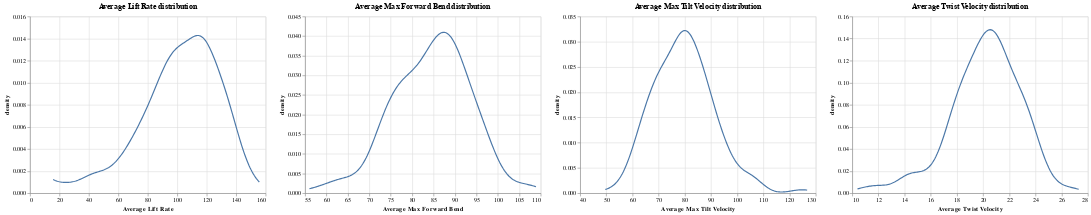

The notebook cell saved with this chart:
### Markdown cell above
## Distributions in baseline scenario

### Code cell
vrs = ['Average Lift Rate', 'Average Max Forward Bend', 'Average Max Tilt Velocity', 'Average Twist Velocity']

charts = []

baseline_melted_df = melted_df[melted_df['Stage'] == 'Baseline']

for v in vrs:  
    c = alt.Chart(baseline_melted_df).transform_density(
        v,         
        as_=['Metric', 'density']
    ).mark_line().encode(
        x=alt.X('Metric:Q', title=v),
        y='density:Q',
        #color='Stage'
    ).properties(title= v + " distribution")
    
    charts.append(c)
    
alt.hconcat(*charts)

### Figure 1 — Vega-Lite specification as saved in the notebook (floating-point values rounded to 4 significant figures; data arrays with more than 128 entries replaced by an {"elided": "..."} marker saying what was removed)
{"config": {"view": {"continuousWidth": 400, "continuousHeight": 300}}, "hconcat": [{"mark": "line", "encoding": {"x": {"field": "Metric", "title": "Average Lift Rate", "type": "quantitative"}, "y": {"field": "density", "type": "quantitative"}}, "title": "Average Lift Rate distribution", "transform": [{"density": "Average Lift Rate", "as": ["Metric", "density"]}]}, {"mark": "line", "encoding": {"x": {"field": "Metric", "title": "Average Max Forward Bend", "type": "quantitative"}, "y": {"field": "density", "type": "quantitative"}}, "title": "Average Max Forward Bend distribution", "transform": [{"density": "Average Max Forward Bend", "as": ["Metric", "density"]}]}, {"mark": "line", "encoding": {"x": {"field": "Metric", "title": "Average Max Tilt Velocity", "type": "quantitative"}, "y": {"field": "density", "type": "quantitative"}}, "title": "Average Max Tilt Velocity distribution", "transform": [{"density": "Average Max Tilt Velocity", "as": ["Metric", "density"]}]}, {"mark": "line", "encoding": {"x": {"field": "Metric", "title": "Average Twist Velocity", "type": "quantitative"}, "y": {"field": "density", "type": "quantitative"}}, "title": "Average Twist Velocity distribution", "transform": [{"density": "Average Twist Velocity", "as": ["Metric", "density"]}]}], "data": {"name": "data-874a1dc75f0d0515944aca73e9a8d868"}, "$schema": "https://vega.github.io/schema/vega-lite/v4.17.0.json", "datasets": {"data-874a1dc75f0d0515944aca73e9a8d868": {"elided": "267 records"}}}
